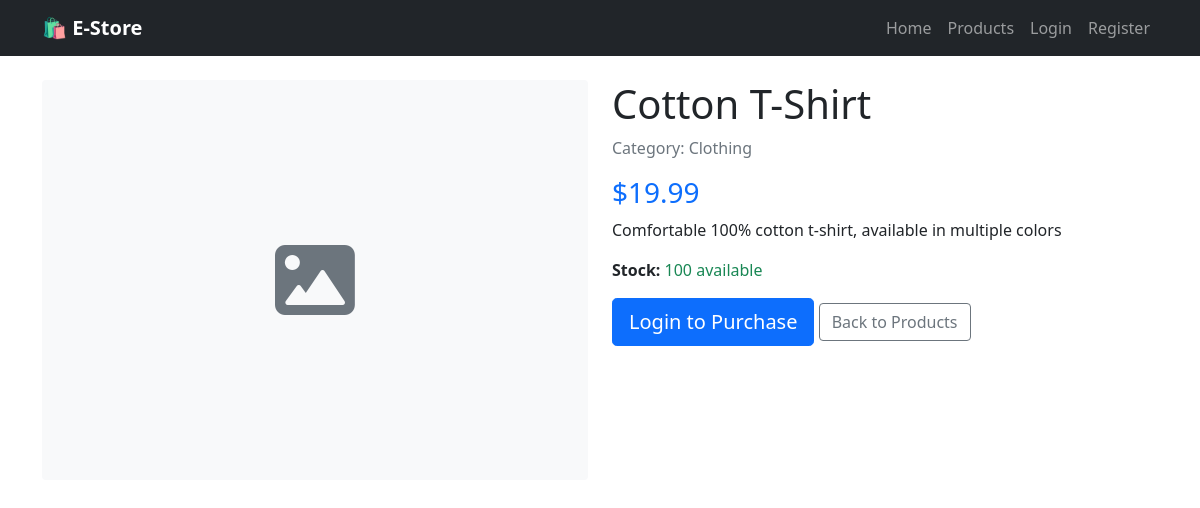
Screenshot of /product/4/ with the database file from the repository.
### store/models.py (models this page shows, shortened)
class Product(models.Model):
    name = models.CharField(max_length=200)
    description = models.TextField()
    price = models.DecimalField(max_digits=10, decimal_places=2, validators=[MinValueValidator(0)])
    category = models.ForeignKey(Category, on_delete=models.CASCADE)
    image = models.ImageField(upload_to='products/', blank=True, null=True)
    stock = models.IntegerField(validators=[MinValueValidator(0)])
    created_at = models.DateTimeField(auto_now_add=True)
    updated_at = models.DateTimeField(auto_now=True)

class Category(models.Model):
    name = models.CharField(max_length=100)
    description = models.TextField(blank=True)

### store/views.py (the view)
# urls.py: path('product/<int:product_id>/', views.product_detail, name='product_detail'),
def product_detail(request, product_id):
    product = get_object_or_404(Product, id=product_id)
    return render(request, 'product_detail.html', {'product': product})

### store/context_processors.py (called while the page is built)
def cart_items_count(request):
    if request.user.is_authenticated:
        cart, created = Cart.objects.get_or_create(user=request.user)
        return {'cart_items_count': cart.items.count()}
    return {'cart_items_count': 0}

### templates/product_detail.html
{% extends 'base.html' %}
{% block content %}
<div class="row">
    <div class="col-md-6">
        {% if product.image %}
        <img src="{{ product.image.url }}" class="img-fluid rounded" alt="{{ product.name }}">
        {% else %}
        <div class="bg-light d-flex align-items-center justify-content-center rounded" style="height: 400px;">
            <i class="fas fa-image fa-5x text-muted"></i>
        </div>
        {% endif %}
    </div>
    <div class="col-md-6">
        <h1>{{ product.name }}</h1>
        <p class="text-muted">Category: {{ product.category.name }}</p>
        <h3 class="text-primary">${{ product.price }}</h3>
        <p>{{ product.description }}</p>
        <div class="mb-3">
            <strong>Stock:</strong>
            {% if product.stock > 0 %}
            <span class="text-success">{{ product.stock }} available</span>
            {% else %}
            <span class="text-danger">Out of stock</span>
            {% endif %}
        </div>
        {% if user.is_authenticated %}
            {% if product.stock > 0 %}
            <a href="{% url 'add_to_cart' product.id %}" class="btn btn-primary btn-lg">
                <i class="fas fa-shopping-cart"></i> Add to Cart
            </a>
            {% else %}
            <button class="btn btn-secondary btn-lg" disabled>Out of Stock</button>
            {% endif %}
        {% else %}
            <a href="{% url 'login' %}" class="btn btn-primary btn-lg">Login to Purchase</a>
        {% endif %}
        <a href="{% url 'product_list' %}" class="btn btn-outline-secondary">Back to Products</a>
    </div>
</div>
{% endblock %}

### rows the page displays
Product: name "Cotton T-Shirt", category.name "Clothing", price "19.99", description "Comfortable 100% cotton t-shirt, available in multiple colors", stock "100"
